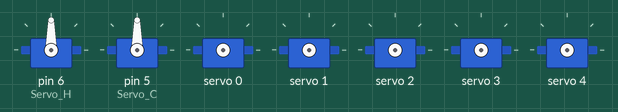
This sketch was run on a simulated Arduino Uno, built with avr-gcc and run on an emulated ATmega328P. On the bench: 7 × servo. What the sketch prints to the serial monitor is not drawn.

Above: at 0.1 s.
At 1.1 s:
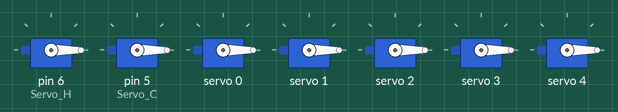
Timing chart, 0 to 2.6 s (numbered marks = the images above):
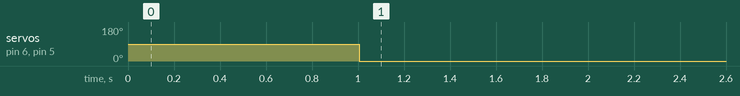

Measured:
- by itself, servo on pin 6 (Servo_H), servo on pin 5 (Servo_C): 90° → 0° at 1.0 s

The sketch:

ESCALVO_mano_codo_hombro.ino
```cpp
#include <Wire.h>
#include <Adafruit_PWMServoDriver.h>
#include <SoftwareSerial.h>
#include <Servo.h>

SoftwareSerial BTserial(2, 3);  // RX | TX
Adafruit_PWMServoDriver servos = Adafruit_PWMServoDriver(0x40);
//    HOMBRO     CODO
Servo Servo_H, Servo_C;
const int NUM_SERVOS = 5;

// Ancho de pulso en cuentas para posición 0° y posición 180° de cada servo
unsigned int servoMinPulse[NUM_SERVOS] = {125, 125, 125, 125, 125};
unsigned int servoMaxPulse[NUM_SERVOS] = {800, 800, 800, 800, 800};

// Variables para almacenar los ángulos de los servos
int servoAngle[NUM_SERVOS] = {0, 0, 0, 0, 0};
int ServoRoll = 0;
int ServoPitch = 0;

void setServo(uint8_t n_servo, int angulo) {
  // Limitar el ángulo dentro del rango de 0 a 180
  angulo = constrain(angulo, 0, 180);


  // Mapear el ángulo al rango de pulsos del servo
  int duty = map(angulo, 0, 180, servoMinPulse[n_servo], servoMaxPulse[n_servo]);
  servos.setPWM(n_servo, 0, duty);
}

void setup() {
  Serial.begin(19200);
  BTserial.begin(19200);
  servos.begin();
  servos.setPWMFreq(90);
  Servo_H.attach(6);// HOMBRO
  Servo_C.attach(5);// CODO
  delay(1000);
}

void loop() {
  if (BTserial.available()) {
    String mensaje = BTserial.readStringUntil('\n');

    // Separar los datos del mensaje
    String datos[NUM_SERVOS +2 ];// 5 servos + 2 datos extras
    int index = 0;
    int lastIndex = 0;

    for (int i = 0; i < mensaje.length(); i++) {
      if (isDigit(mensaje.charAt(i)) || mensaje.charAt(i) == '-') {
        lastIndex = i;
        while (i < mensaje.length() && (isDigit(mensaje.charAt(i)) || mensaje.charAt(i) == '-')) {
          i++;
        }
        datos[index] = mensaje.substring(lastIndex, i);
        index++;
      }
    }

    if (index == NUM_SERVOS + 2) {
      // Almacenar los datos en las variables de ángulo de los servos
      for (int i = 0; i < NUM_SERVOS; i++) {
        servoAngle[i] = datos[i].toInt();
      }
      ServoRoll = datos[NUM_SERVOS].toInt();
      ServoPitch = datos[NUM_SERVOS + 1].toInt();
    }
  }

  // Controlar los servos con los ángulos almacenados
  for (int i = 0; i < NUM_SERVOS; i++) {
    setServo(i, servoAngle[i]);
  }
  Servo_H.write(ServoRoll);          // hombro
  Servo_C.write(ServoPitch);          //codo

  // Imprimir los valores de los ángulos de los servos por el monitor serial
  for (int i = 0; i < NUM_SERVOS; i++) {
    Serial.print("S");
    Serial.print(i+1);
    Serial.print(":");
    Serial.print(servoAngle[i]);
    Serial.print("\t");
  }
  Serial.print("H:");
  Serial.print(ServoRoll);
  Serial.print("\t");
  Serial.print("C:");
  Serial.print(ServoPitch);
  Serial.println("\t");

  delayMicroseconds(100);
}
```
